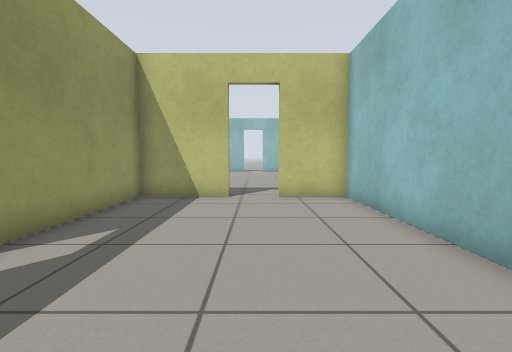
[1] (above)

14 first-person views from a walk through a world built for the Gazebo simulator. The camera is 0.72 m above the floor, tilts 4° down and sees 85° across. The floor is counted in squares, 0.5 m on a side. Each view is taken from the middle of a square. On the plan, view 1 faces up. The plan holds only what a view shows up to about 14 squares ahead; the rest is blank.

[2]
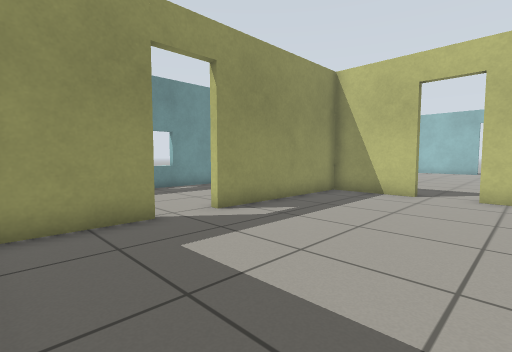

[3]
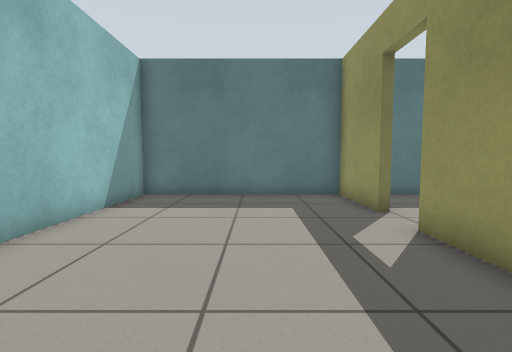

[4]
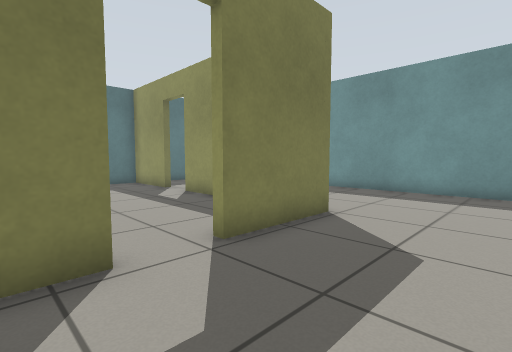

[5]
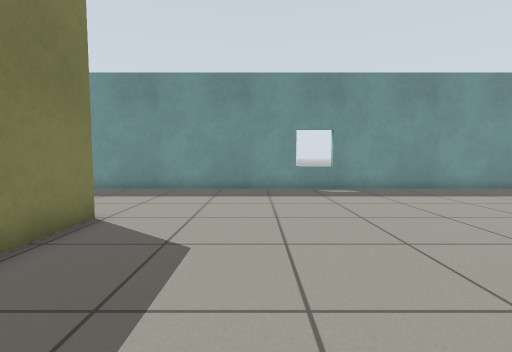

[6]
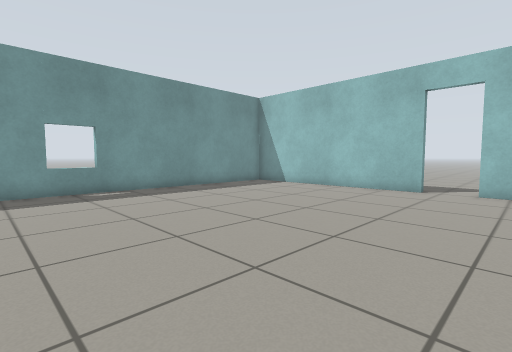

[7]
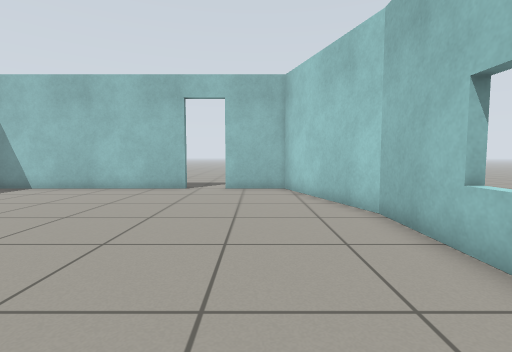

[8]
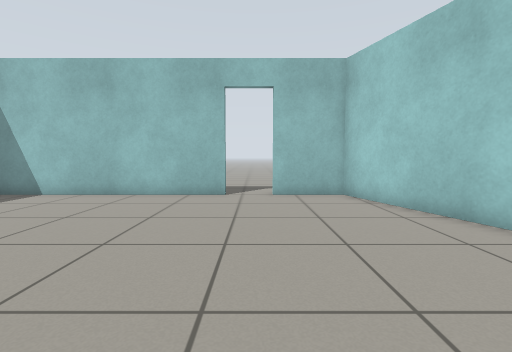

[9]
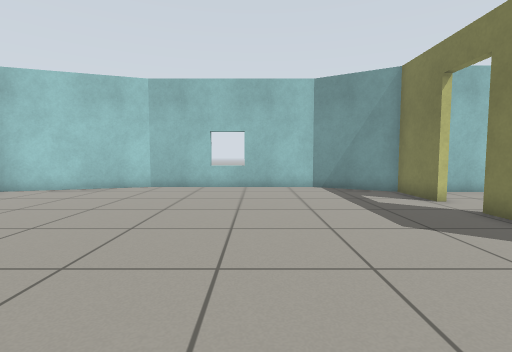

[10]
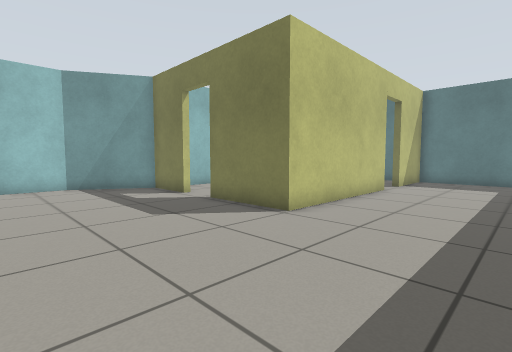

[11]
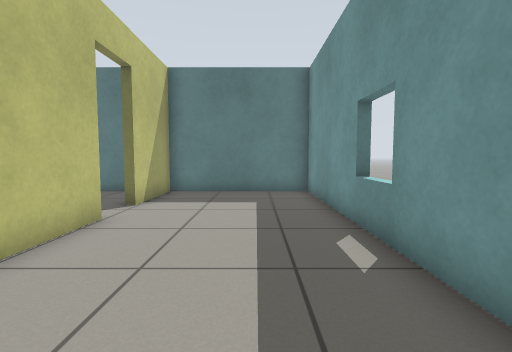

[12]
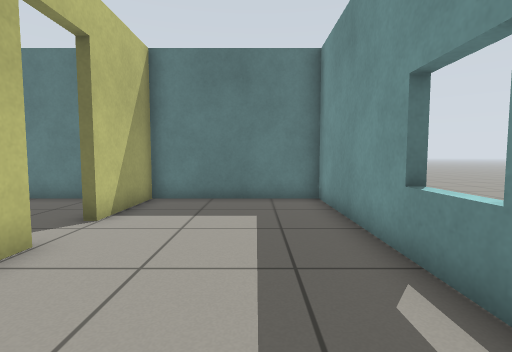

[13]
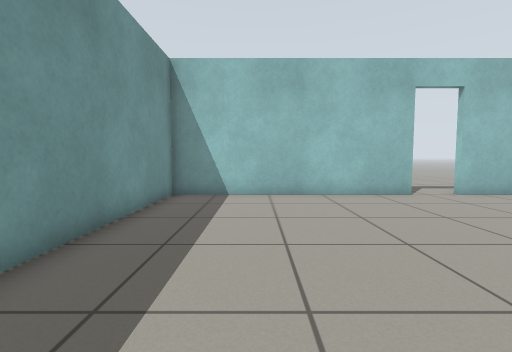

[14]
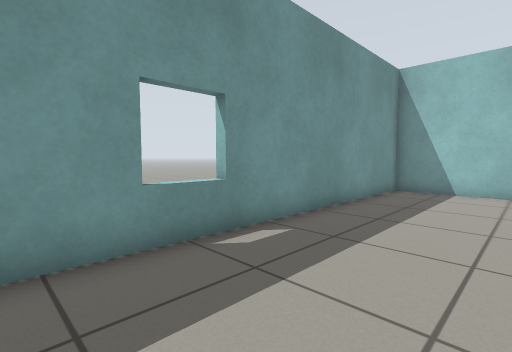

### Floor plan
Points are (right, up) in squares from view 1. A wall is a line through its corners. A room is listed if a view was taken in it or the views show most of it. See-through windows are left out.
Room 1 (views 1, 2, 3)
walls: (-4.2, 1.9) (-4.2, -1.5) (3.2, -1.5) (3.2, 10.1); (-0.9, 9.9) (-4.2, 9.9) (-4.2, 3.6); (3.2, 9.9) (0.7, 9.9)
ways out: open door at (-4, 2.5) to room 2; open door at (-0.5, 10) to room 2
Room 2 (views 4, 5, 6, 7, 8, 9, 10, 11, 12, 13, 14)
walls: (0.7, 10.2) (3.3, 10.2); (3.2, 10.1) (5.1, 13.3) (5.1, 21) (3.3, 26.4) (0.6, 26.4); (-4.5, 3.6) (-4.5, 10.2) (-0.9, 10.2); (-1.1, 26.4) (-10.2, 26.4) (-10.2, -1.5) (-4.5, -1.5) (-4.5, 1.9)
ways out: open door at (-4, 2.5) to room 1; open door at (-0.5, 10) to room 1; open door at (-0.3, 26.7)

Positions as (right, up) in squares from view 1, and headings:
1: (0, 0), facing up
2: (2, -1), facing up-left
3: (-1, 9), facing down
4: (2, 14), facing down-left
5: (2, 14), facing left
6: (2, 14), facing up-left
7: (2, 14), facing up
8: (0, 16), facing up
9: (-8, 16), facing right
10: (-9, 16), facing down-right
11: (-8, 10), facing down
12: (-8, 8), facing down
13: (-7, 16), facing up
14: (-6, 14), facing up-left
